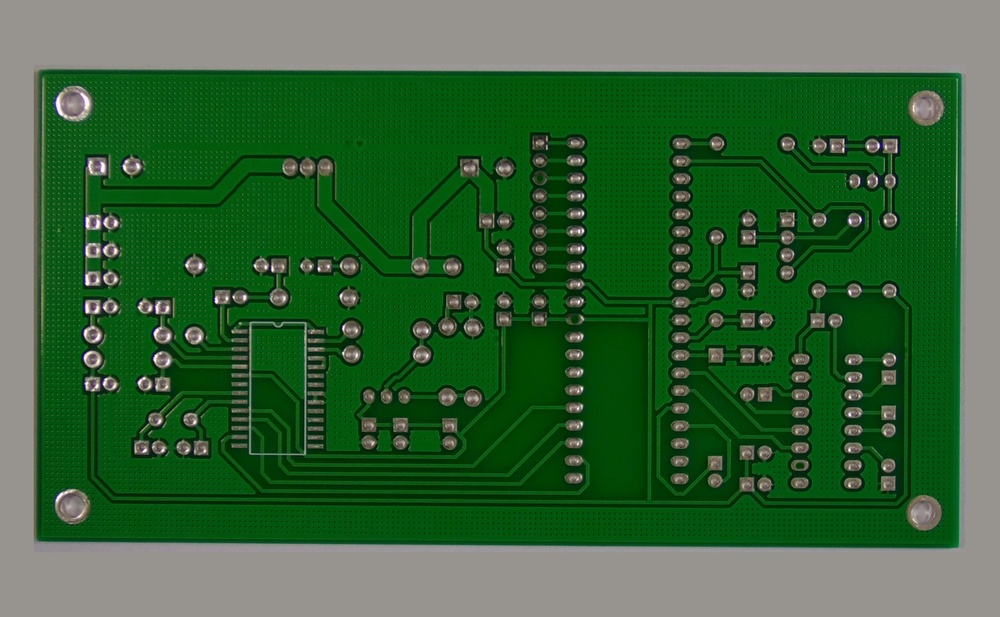
#> input picture preprocessing/single image/ds/unrotated/01_missing_hole_01.jpg, 1000 x 617 px, shrunk from 3254 x 2007 before the run, found by its file name
$ python crop_bg_single.py
#> lines starting #> are read from the running program, lines starting #| are printed output that depends on the picture; after the words box and inside, x2 and y2 are one past the last pixel; in counts of white or black regions, pixels touching at a corner belong together
import cv2
import numpy as np

img = cv2.imread(r"preprocessing\single image\ds\unrotated\01_missing_hole_01.jpg")
#> img is the input picture: shape (617, 1000, 3); mean B, G, R 57.9, 100.5, 55.8

# STEP 1: Aggressive crop (catch ALL PCB pixels)
grey = np.array([143,148,151])
diff = np.abs(img.astype(int) - grey)
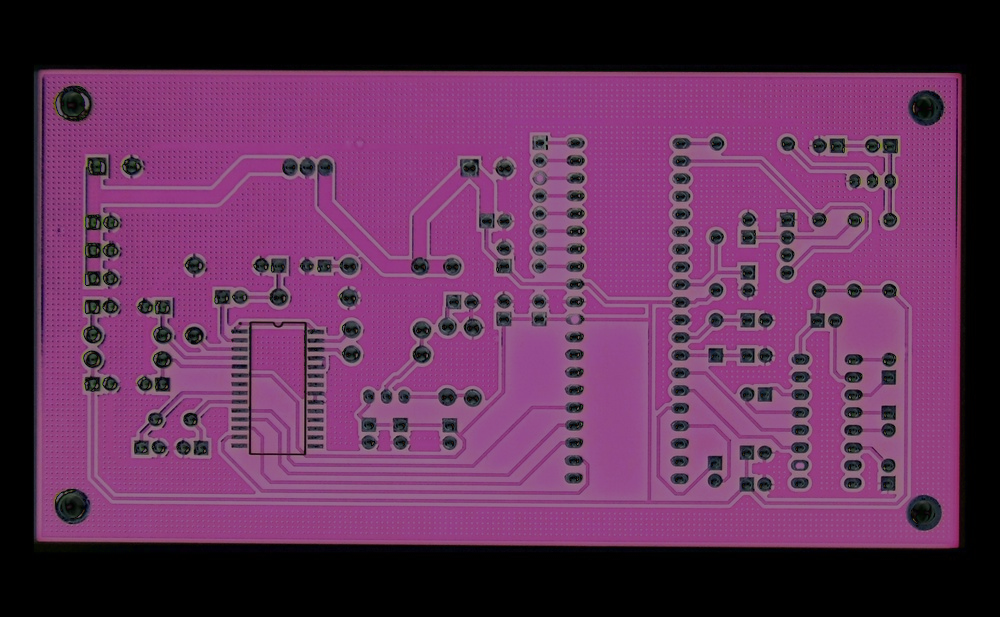
#> diff: shape (617, 1000, 3) int64; mean B, G, R 85.8, 48.2, 96
# LOOSER: ANY channel differs by >3 = PCB (was >8)
non_grey_mask = np.any(diff > 3, axis=2)
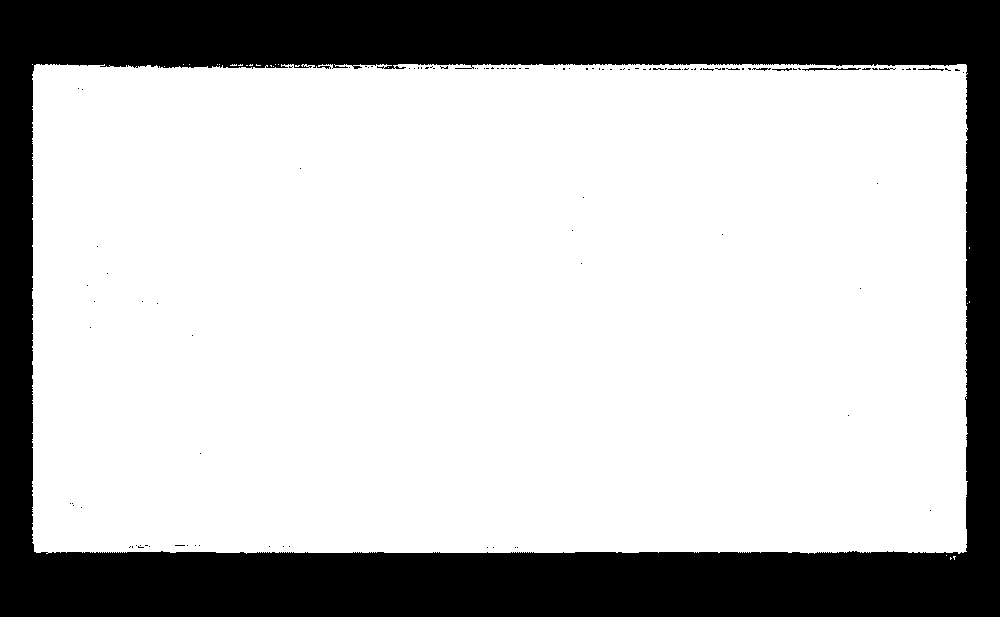
#> non_grey_mask: shape (617, 1000) bool; 73.6% white; 111 black regions (105 under 20 px), largest, box (x1, y1, x2, y2) and area: (0, 0, 1000, 617) 162221, (802, 68, 861, 71) 94, (918, 68, 944, 71) 35, (772, 68, 792, 71) 31, (752, 68, 771, 71) 29, (879, 68, 896, 70) 22

y_coords, x_coords = np.where(non_grey_mask)
x_min, x_max = x_coords.min(), x_coords.max()
#> x_min = 32; x_max = 969
y_min, y_max = y_coords.min(), y_coords.max()
#> y_min = 64; y_max = 559

pad = 60
cropped = img[max(0,y_min-pad):min(img.shape[0],y_max+pad),
              max(0,x_min-pad):min(img.shape[1],x_max+pad)]
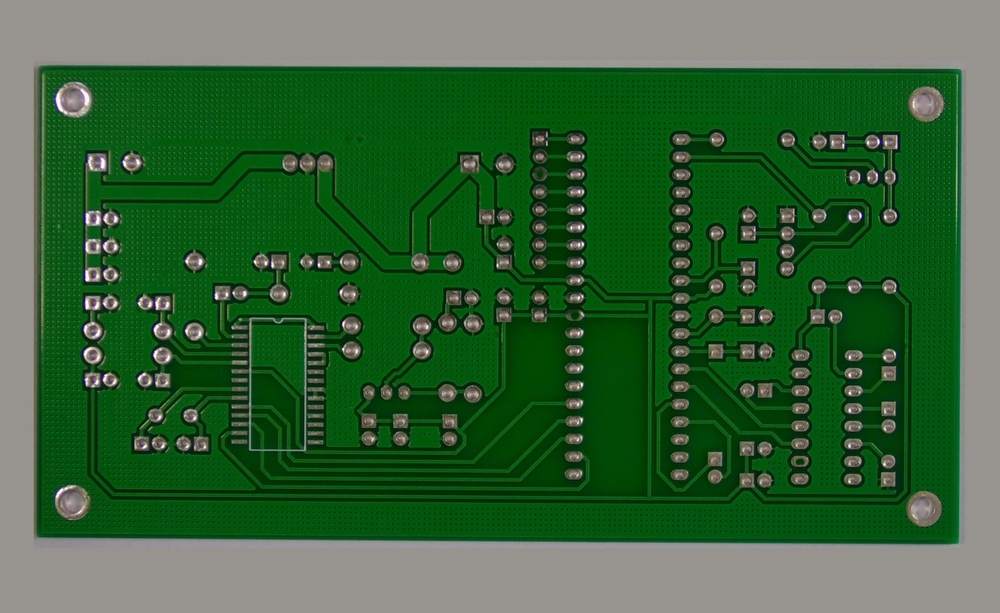
#> cropped: shape (613, 1000, 3); mean B, G, R 57.3, 100.2, 55.1

# STEP 2: Inpaint remaining grey pixels
mask = np.all(np.abs(cropped.astype(int) - grey) <= 5, axis=2)
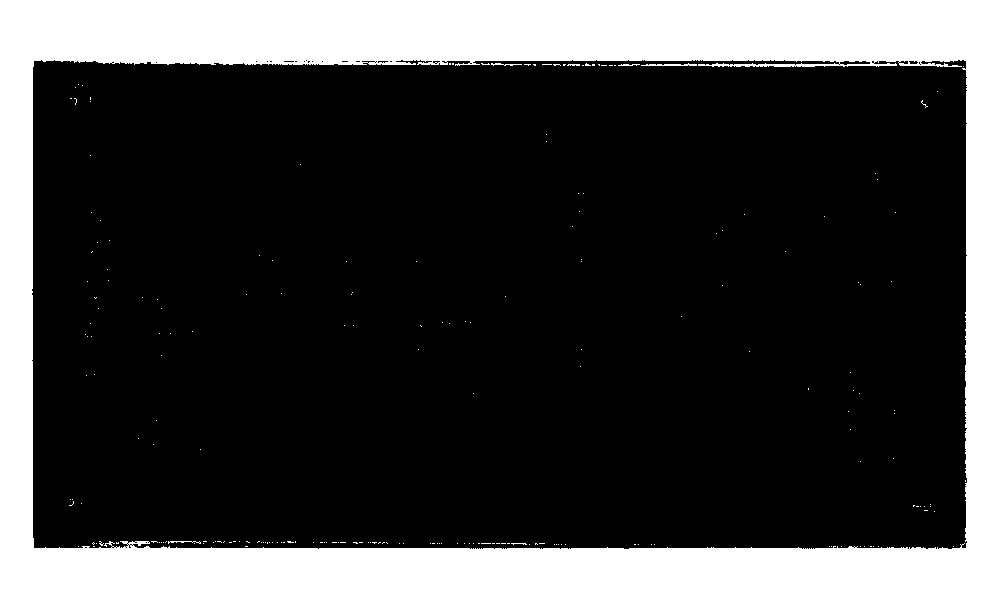
#> mask: shape (613, 1000) bool; 26.3% white; 214 white regions (208 under 20 px), largest, box (x1, y1, x2, y2) and area: (0, 0, 1000, 613) 160701, (641, 63, 697, 66) 100, (491, 63, 522, 66) 44, (168, 541, 201, 544) 44, (618, 64, 640, 66) 31, (567, 64, 580, 66) 22
#> (the run stopped early here; a loop or call above may not have finished)
